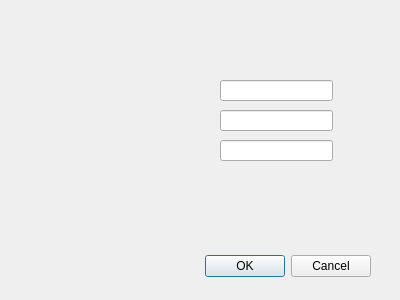
<?xml version="1.0" encoding="UTF-8"?>
<ui version="4.0">
 <class>Dialog</class>
 <widget class="QDialog" name="Dialog">
  <property name="geometry">
   <rect>
    <x>0</x>
    <y>0</y>
    <width>400</width>
    <height>300</height>
   </rect>
  </property>
  <property name="windowTitle">
   <string>Dialog</string>
  </property>
  <widget class="QDialogButtonBox" name="buttonBox">
   <property name="geometry">
    <rect>
     <x>30</x>
     <y>250</y>
     <width>341</width>
     <height>32</height>
    </rect>
   </property>
   <property name="orientation">
    <enum>Qt::Horizontal</enum>
   </property>
   <property name="standardButtons">
    <set>QDialogButtonBox::Cancel|QDialogButtonBox::Ok</set>
   </property>
  </widget>
  <widget class="QLineEdit" name="playerLine">
   <property name="geometry">
    <rect>
     <x>220</x>
     <y>80</y>
     <width>113</width>
     <height>21</height>
    </rect>
   </property>
   <property name="text">
    <string/>
   </property>
  </widget>
  <widget class="QLineEdit" name="teamLine">
   <property name="geometry">
    <rect>
     <x>220</x>
     <y>110</y>
     <width>113</width>
     <height>21</height>
    </rect>
   </property>
   <property name="text">
    <string/>
   </property>
  </widget>
  <widget class="QLineEdit" name="ageLine">
   <property name="geometry">
    <rect>
     <x>220</x>
     <y>140</y>
     <width>113</width>
     <height>21</height>
    </rect>
   </property>
  </widget>
 </widget>
 <resources/>
 <connections>
  <connection>
   <sender>buttonBox</sender>
   <signal>accepted()</signal>
   <receiver>Dialog</receiver>
   <slot>accept()</slot>
   <hints>
    <hint type="sourcelabel">
     <x>248</x>
     <y>254</y>
    </hint>
    <hint type="destinationlabel">
     <x>157</x>
     <y>274</y>
    </hint>
   </hints>
  </connection>
  <connection>
   <sender>buttonBox</sender>
   <signal>rejected()</signal>
   <receiver>Dialog</receiver>
   <slot>reject()</slot>
   <hints>
    <hint type="sourcelabel">
     <x>316</x>
     <y>260</y>
    </hint>
    <hint type="destinationlabel">
     <x>286</x>
     <y>274</y>
    </hint>
   </hints>
  </connection>
 </connections>
</ui>
